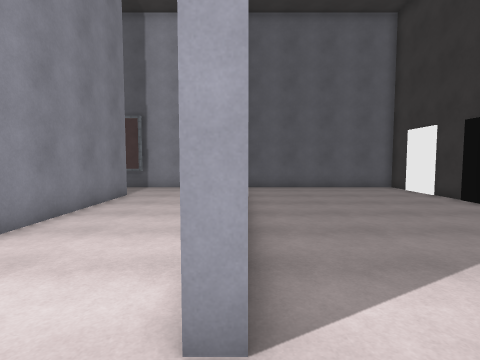
View 1 (above)

20 first-person views from a walk through a scene from a Unity 3-D project. The camera is 1.5 m above the floor, tilts 4° down and sees 80° across. The floor is counted in squares, 1 m on a side. Each view is taken from the middle of a square. On the plan, view 1 faces up. The plan holds only what a view shows up to about 14 squares ahead; the rest is blank. The player is left out. Surface patterns are stand-ins for the level's own textures.

View 2
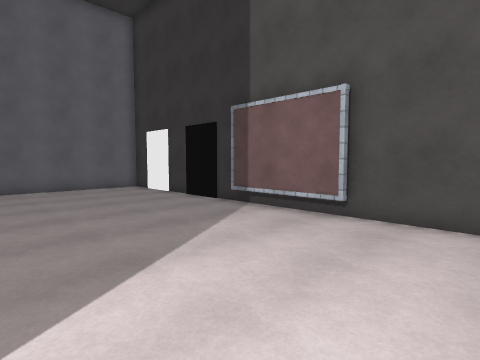

View 3
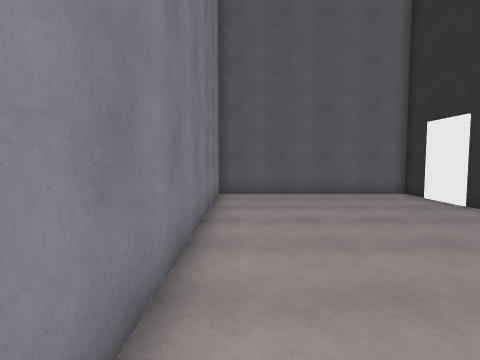

View 4
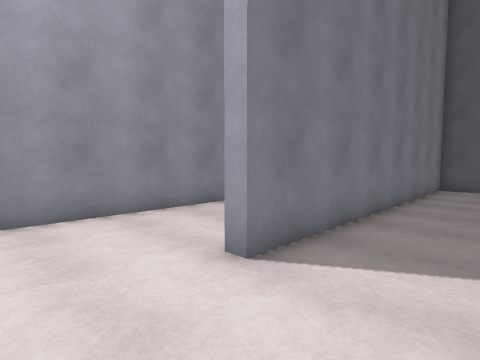

View 5
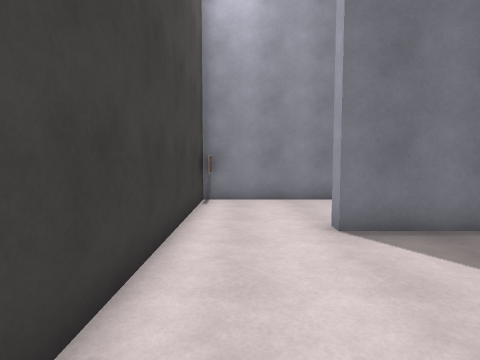

View 6
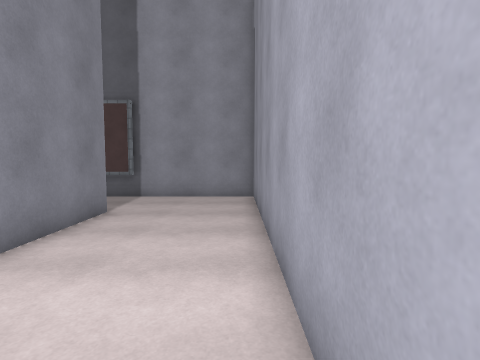

View 7
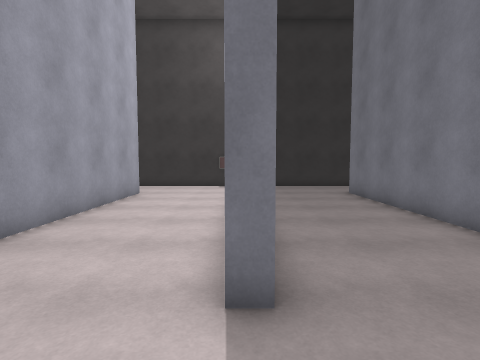

View 8
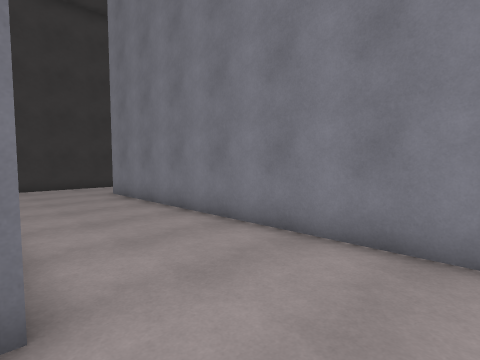

View 9
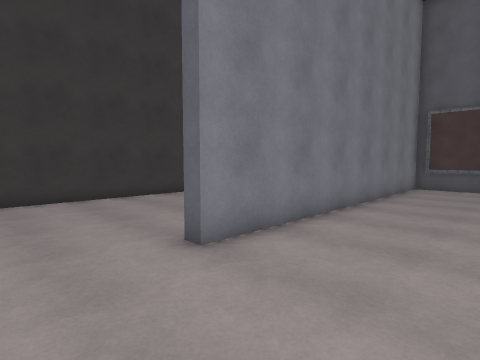

View 10
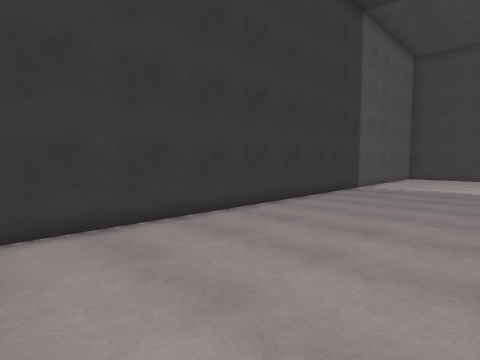

View 11
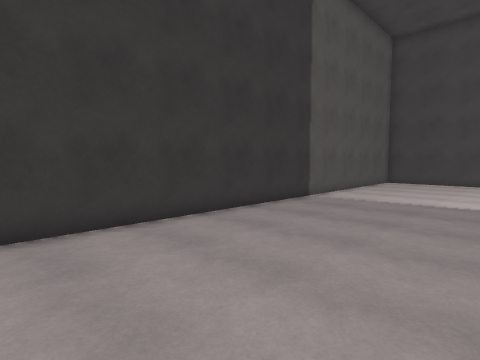

View 12
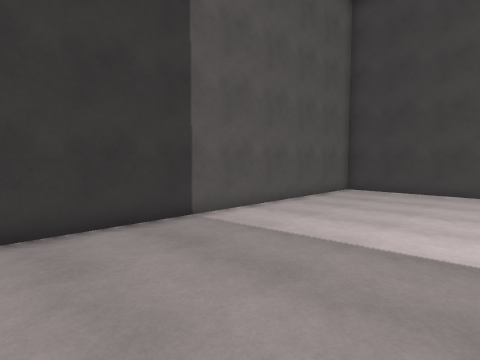

View 13
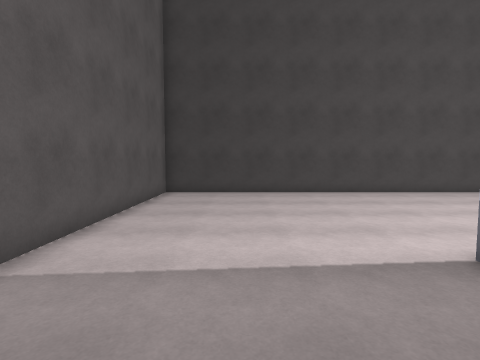

View 14
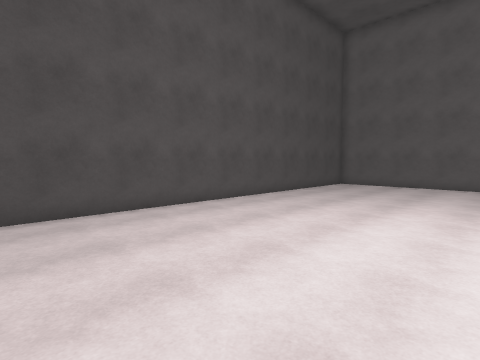

View 15
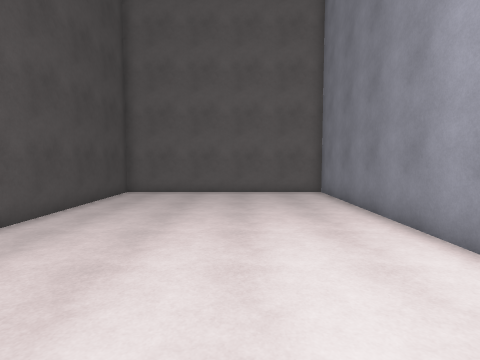

View 16
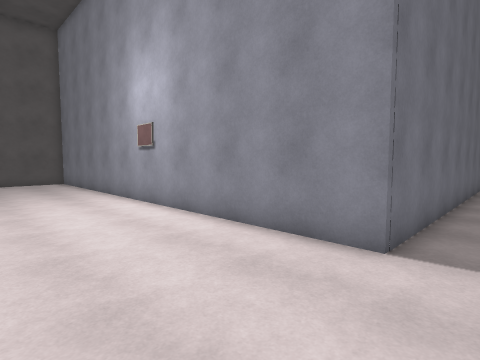

View 17
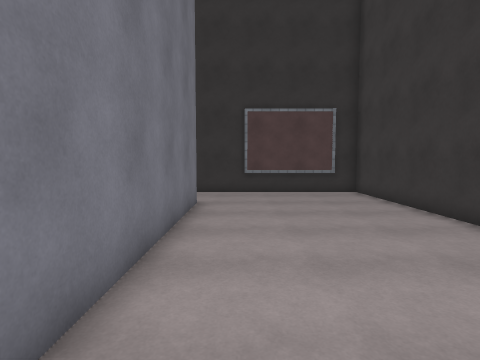

View 18
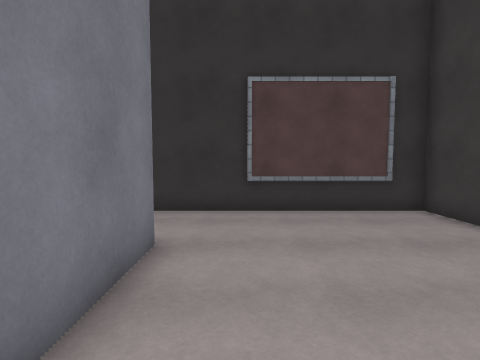

View 19
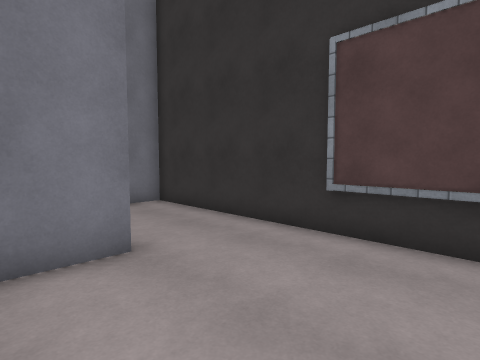

View 20
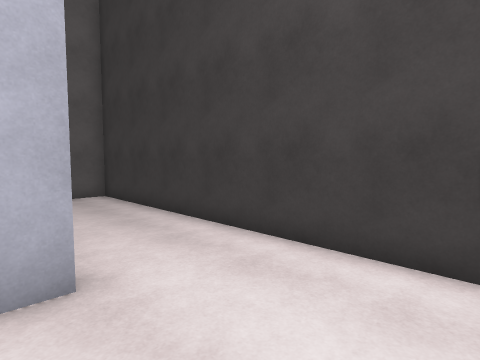

### Floor plan
Points are (right, up) in squares from view 1. A wall is a line through its corners. A room is listed if a view was taken in it or the views show most of it. See-through windows are left out.
Room 1 (views 1, 2, 3, 4, 5, 6, 7, 8, 9, 10, 11, 12, 13, 14, 15, 16, 17, 18, 19, 20)
walls: (-5.4, 12.2) (-4.8, 12.2) (-4.8, -1.4) (8.3, -1.4) (8.3, 15.7) (0.1, 15.7) (0.1, 2.1) (-0.4, 2.1) (-0.4, 15.4); (-5.2, 15.4) (-9.5, 15.4); (-10, 14.9) (-10, 2.1) (-10.5, 2.1) (-10.5, 16.2) (8.3, 16.2) (8.3, 25.3) (-17.5, 25.3) (-17.5, -1.4) (-5.4, -1.4) (-5.4, -0.2); (-0.4, 15.7) (-6.5, 15.7); (8, 3.2) (8, 7.5); (-16.5, -1.2) (-12.1, -1.2)
low walls: (-7.4, 15.7) (-9.1, 15.7)
objects: other object (-4, -1)

Positions as (right, up) in squares from view 1, and headings:
1: (0, 0), facing up
2: (1, 0), facing up-right
3: (1, 3), facing up
4: (3, -1), facing up-left
5: (6, 0), facing left
6: (-1, 4), facing up
7: (-5, 15), facing down
8: (-5, 15), facing down-left
9: (-6, -1), facing up-left
10: (-11, 0), facing up-left
11: (-11, 5), facing up-left
12: (-11, 11), facing up-left
13: (-14, 12), facing up
14: (-9, 17), facing up-right
15: (-5, 20), facing right
16: (-12, 21), facing down-right
17: (-12, 12), facing down
18: (-12, 7), facing down
19: (-15, 4), facing down-right
20: (-4, 3), facing down-right
